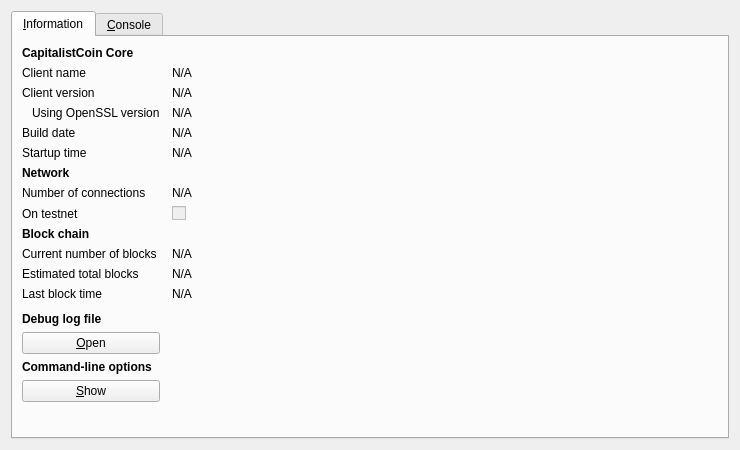
<?xml version="1.0" encoding="UTF-8"?>
<ui version="4.0">
 <class>RPCConsole</class>
 <widget class="QDialog" name="RPCConsole">
  <property name="geometry">
   <rect>
    <x>0</x>
    <y>0</y>
    <width>740</width>
    <height>450</height>
   </rect>
  </property>
  <property name="windowTitle">
   <string>CapitalistCoin - Debug window</string>
  </property>
  <layout class="QVBoxLayout" name="verticalLayout_2">
   <item>
    <widget class="QTabWidget" name="tabWidget">
     <property name="currentIndex">
      <number>0</number>
     </property>
     <widget class="QWidget" name="tab_info">
      <attribute name="title">
       <string>&amp;Information</string>
      </attribute>
      <layout class="QGridLayout" name="gridLayout" columnstretch="0,1">
       <property name="horizontalSpacing">
        <number>12</number>
       </property>
       <item row="0" column="0">
        <widget class="QLabel" name="label_9">
         <property name="font">
          <font>
           <weight>75</weight>
           <bold>true</bold>
          </font>
         </property>
         <property name="text">
          <string>CapitalistCoin Core</string>
         </property>
        </widget>
       </item>
       <item row="1" column="0">
        <widget class="QLabel" name="label_5">
         <property name="text">
          <string>Client name</string>
         </property>
        </widget>
       </item>
       <item row="1" column="1">
        <widget class="QLabel" name="clientName">
         <property name="cursor">
          <cursorShape>IBeamCursor</cursorShape>
         </property>
         <property name="text">
          <string>N/A</string>
         </property>
         <property name="textFormat">
          <enum>Qt::PlainText</enum>
         </property>
         <property name="textInteractionFlags">
          <set>Qt::LinksAccessibleByMouse|Qt::TextSelectableByKeyboard|Qt::TextSelectableByMouse</set>
         </property>
        </widget>
       </item>
       <item row="2" column="0">
        <widget class="QLabel" name="label_6">
         <property name="text">
          <string>Client version</string>
         </property>
        </widget>
       </item>
       <item row="2" column="1">
        <widget class="QLabel" name="clientVersion">
         <property name="cursor">
          <cursorShape>IBeamCursor</cursorShape>
         </property>
         <property name="text">
          <string>N/A</string>
         </property>
         <property name="textFormat">
          <enum>Qt::PlainText</enum>
         </property>
         <property name="textInteractionFlags">
          <set>Qt::LinksAccessibleByMouse|Qt::TextSelectableByKeyboard|Qt::TextSelectableByMouse</set>
         </property>
        </widget>
       </item>
       <item row="3" column="0">
        <widget class="QLabel" name="label_14">
         <property name="text">
          <string>Using OpenSSL version</string>
         </property>
         <property name="indent">
          <number>10</number>
         </property>
        </widget>
       </item>
       <item row="3" column="1">
        <widget class="QLabel" name="openSSLVersion">
         <property name="cursor">
          <cursorShape>IBeamCursor</cursorShape>
         </property>
         <property name="text">
          <string>N/A</string>
         </property>
         <property name="textFormat">
          <enum>Qt::PlainText</enum>
         </property>
         <property name="textInteractionFlags">
          <set>Qt::LinksAccessibleByMouse|Qt::TextSelectableByKeyboard|Qt::TextSelectableByMouse</set>
         </property>
        </widget>
       </item>
       <item row="4" column="0">
        <widget class="QLabel" name="label_12">
         <property name="text">
          <string>Build date</string>
         </property>
        </widget>
       </item>
       <item row="4" column="1">
        <widget class="QLabel" name="buildDate">
         <property name="cursor">
          <cursorShape>IBeamCursor</cursorShape>
         </property>
         <property name="text">
          <string>N/A</string>
         </property>
         <property name="textFormat">
          <enum>Qt::PlainText</enum>
         </property>
         <property name="textInteractionFlags">
          <set>Qt::LinksAccessibleByMouse|Qt::TextSelectableByKeyboard|Qt::TextSelectableByMouse</set>
         </property>
        </widget>
       </item>
       <item row="5" column="0">
        <widget class="QLabel" name="label_13">
         <property name="text">
          <string>Startup time</string>
         </property>
        </widget>
       </item>
       <item row="5" column="1">
        <widget class="QLabel" name="startupTime">
         <property name="cursor">
          <cursorShape>IBeamCursor</cursorShape>
         </property>
         <property name="text">
          <string>N/A</string>
         </property>
         <property name="textFormat">
          <enum>Qt::PlainText</enum>
         </property>
         <property name="textInteractionFlags">
          <set>Qt::LinksAccessibleByMouse|Qt::TextSelectableByKeyboard|Qt::TextSelectableByMouse</set>
         </property>
        </widget>
       </item>
       <item row="6" column="0">
        <widget class="QLabel" name="label_11">
         <property name="font">
          <font>
           <weight>75</weight>
           <bold>true</bold>
          </font>
         </property>
         <property name="text">
          <string>Network</string>
         </property>
        </widget>
       </item>
       <item row="7" column="0">
        <widget class="QLabel" name="label_7">
         <property name="text">
          <string>Number of connections</string>
         </property>
        </widget>
       </item>
       <item row="7" column="1">
        <widget class="QLabel" name="numberOfConnections">
         <property name="cursor">
          <cursorShape>IBeamCursor</cursorShape>
         </property>
         <property name="text">
          <string>N/A</string>
         </property>
         <property name="textFormat">
          <enum>Qt::PlainText</enum>
         </property>
         <property name="textInteractionFlags">
          <set>Qt::LinksAccessibleByMouse|Qt::TextSelectableByKeyboard|Qt::TextSelectableByMouse</set>
         </property>
        </widget>
       </item>
       <item row="8" column="0">
        <widget class="QLabel" name="label_8">
         <property name="text">
          <string>On testnet</string>
         </property>
        </widget>
       </item>
       <item row="8" column="1">
        <widget class="QCheckBox" name="isTestNet">
         <property name="enabled">
          <bool>false</bool>
         </property>
         <property name="text">
          <string/>
         </property>
        </widget>
       </item>
       <item row="9" column="0">
        <widget class="QLabel" name="label_10">
         <property name="font">
          <font>
           <weight>75</weight>
           <bold>true</bold>
          </font>
         </property>
         <property name="text">
          <string>Block chain</string>
         </property>
        </widget>
       </item>
       <item row="10" column="0">
        <widget class="QLabel" name="label_3">
         <property name="text">
          <string>Current number of blocks</string>
         </property>
        </widget>
       </item>
       <item row="10" column="1">
        <widget class="QLabel" name="numberOfBlocks">
         <property name="cursor">
          <cursorShape>IBeamCursor</cursorShape>
         </property>
         <property name="text">
          <string>N/A</string>
         </property>
         <property name="textFormat">
          <enum>Qt::PlainText</enum>
         </property>
         <property name="textInteractionFlags">
          <set>Qt::LinksAccessibleByMouse|Qt::TextSelectableByKeyboard|Qt::TextSelectableByMouse</set>
         </property>
        </widget>
       </item>
       <item row="11" column="0">
        <widget class="QLabel" name="label_4">
         <property name="text">
          <string>Estimated total blocks</string>
         </property>
        </widget>
       </item>
       <item row="11" column="1">
        <widget class="QLabel" name="totalBlocks">
         <property name="cursor">
          <cursorShape>IBeamCursor</cursorShape>
         </property>
         <property name="text">
          <string>N/A</string>
         </property>
         <property name="textFormat">
          <enum>Qt::PlainText</enum>
         </property>
         <property name="textInteractionFlags">
          <set>Qt::LinksAccessibleByMouse|Qt::TextSelectableByKeyboard|Qt::TextSelectableByMouse</set>
         </property>
        </widget>
       </item>
       <item row="12" column="0">
        <widget class="QLabel" name="label_2">
         <property name="text">
          <string>Last block time</string>
         </property>
        </widget>
       </item>
       <item row="12" column="1">
        <widget class="QLabel" name="lastBlockTime">
         <property name="cursor">
          <cursorShape>IBeamCursor</cursorShape>
         </property>
         <property name="text">
          <string>N/A</string>
         </property>
         <property name="textFormat">
          <enum>Qt::PlainText</enum>
         </property>
         <property name="textInteractionFlags">
          <set>Qt::LinksAccessibleByMouse|Qt::TextSelectableByKeyboard|Qt::TextSelectableByMouse</set>
         </property>
        </widget>
       </item>
       <item row="13" column="0">
        <spacer name="verticalSpacer_2">
         <property name="orientation">
          <enum>Qt::Vertical</enum>
         </property>
         <property name="sizeHint" stdset="0">
          <size>
           <width>20</width>
           <height>20</height>
          </size>
         </property>
        </spacer>
       </item>
       <item row="14" column="0">
        <widget class="QLabel" name="labelDebugLogfile">
         <property name="font">
          <font>
           <weight>75</weight>
           <bold>true</bold>
          </font>
         </property>
         <property name="text">
          <string>Debug log file</string>
         </property>
        </widget>
       </item>
       <item row="15" column="0">
        <widget class="QPushButton" name="openDebugLogfileButton">
         <property name="toolTip">
          <string>Open the CapitalistCoin debug log file from the current data directory. This can take a few seconds for large log files.</string>
         </property>
         <property name="text">
          <string>&amp;Open</string>
         </property>
         <property name="autoDefault">
          <bool>false</bool>
         </property>
        </widget>
       </item>
       <item row="16" column="0">
        <widget class="QLabel" name="labelCLOptions">
         <property name="font">
          <font>
           <weight>75</weight>
           <bold>true</bold>
          </font>
         </property>
         <property name="text">
          <string>Command-line options</string>
         </property>
        </widget>
       </item>
       <item row="17" column="0">
        <widget class="QPushButton" name="showCLOptionsButton">
         <property name="toolTip">
          <string>Show the CapitalistCoin-Qt help message to get a list with possible CapitalistCoin command-line options.</string>
         </property>
         <property name="text">
          <string>&amp;Show</string>
         </property>
         <property name="autoDefault">
          <bool>false</bool>
         </property>
        </widget>
       </item>
       <item row="18" column="0">
        <spacer name="verticalSpacer">
         <property name="orientation">
          <enum>Qt::Vertical</enum>
         </property>
         <property name="sizeHint" stdset="0">
          <size>
           <width>20</width>
           <height>40</height>
          </size>
         </property>
        </spacer>
       </item>
      </layout>
     </widget>
     <widget class="QWidget" name="tab_console">
      <attribute name="title">
       <string>&amp;Console</string>
      </attribute>
      <layout class="QVBoxLayout" name="verticalLayout_3">
       <property name="spacing">
        <number>3</number>
       </property>
       <item>
        <widget class="QTextEdit" name="messagesWidget">
         <property name="minimumSize">
          <size>
           <width>0</width>
           <height>100</height>
          </size>
         </property>
         <property name="readOnly">
          <bool>true</bool>
         </property>
         <property name="tabKeyNavigation" stdset="0">
          <bool>false</bool>
         </property>
         <property name="columnCount" stdset="0">
          <number>2</number>
         </property>
        </widget>
       </item>
       <item>
        <layout class="QHBoxLayout" name="horizontalLayout">
         <property name="spacing">
          <number>3</number>
         </property>
         <item>
          <widget class="QLabel" name="label">
           <property name="text">
            <string notr="true">&gt;</string>
           </property>
          </widget>
         </item>
         <item>
          <widget class="QLineEdit" name="lineEdit"/>
         </item>
         <item>
          <widget class="QPushButton" name="clearButton">
           <property name="maximumSize">
            <size>
             <width>24</width>
             <height>24</height>
            </size>
           </property>
           <property name="toolTip">
            <string>Clear console</string>
           </property>
           <property name="text">
            <string/>
           </property>
           <property name="icon">
            <iconset resource="../bitcoin.qrc">
             <normaloff>:/icons/remove</normaloff>:/icons/remove</iconset>
           </property>
           <property name="shortcut">
            <string notr="true">Ctrl+L</string>
           </property>
           <property name="autoDefault">
            <bool>false</bool>
           </property>
          </widget>
         </item>
        </layout>
       </item>
      </layout>
     </widget>
    </widget>
   </item>
  </layout>
 </widget>
 <resources>
  <include location="../bitcoin.qrc"/>
 </resources>
 <connections/>
</ui>
